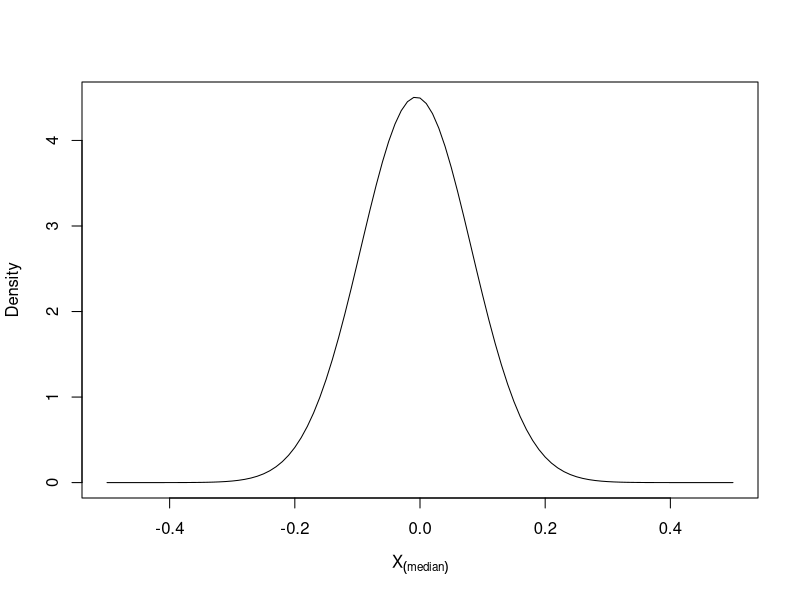
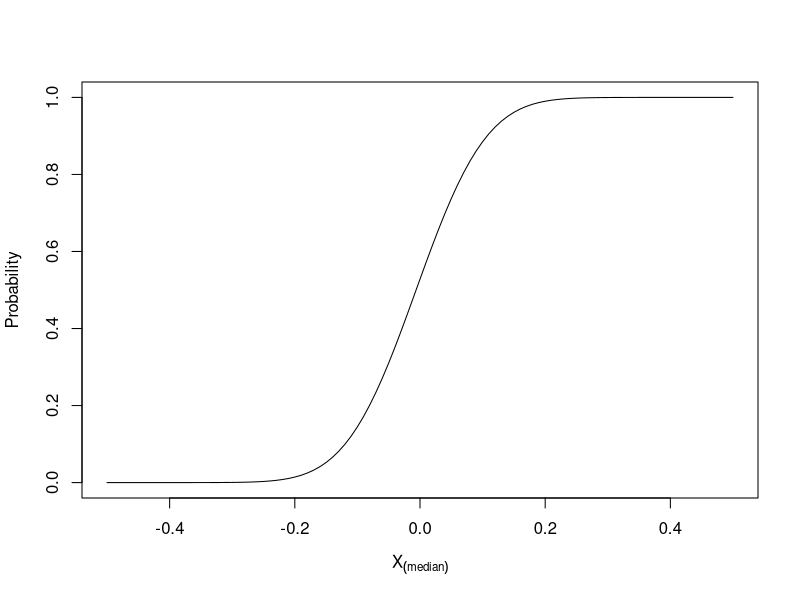
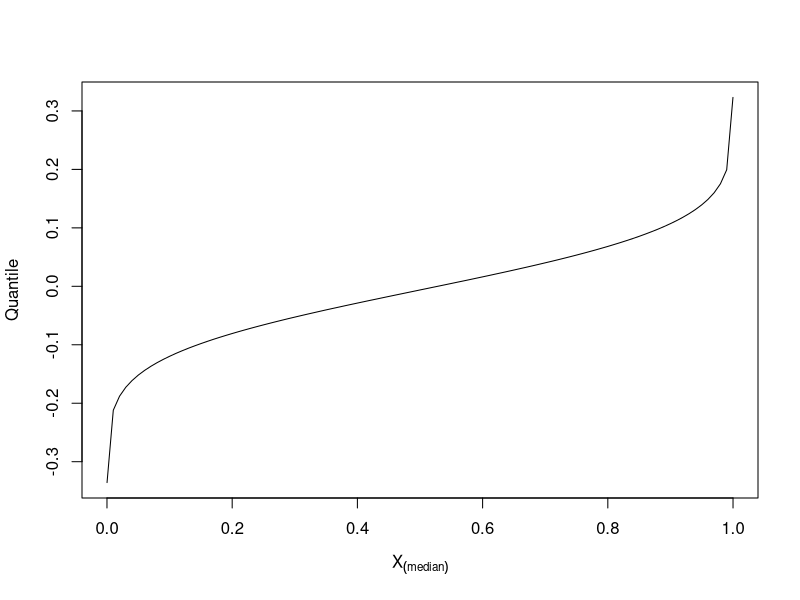
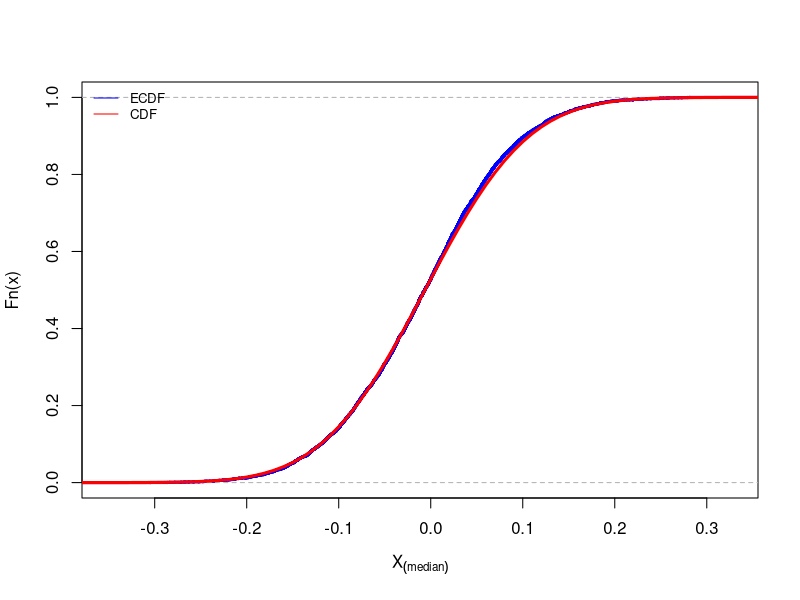
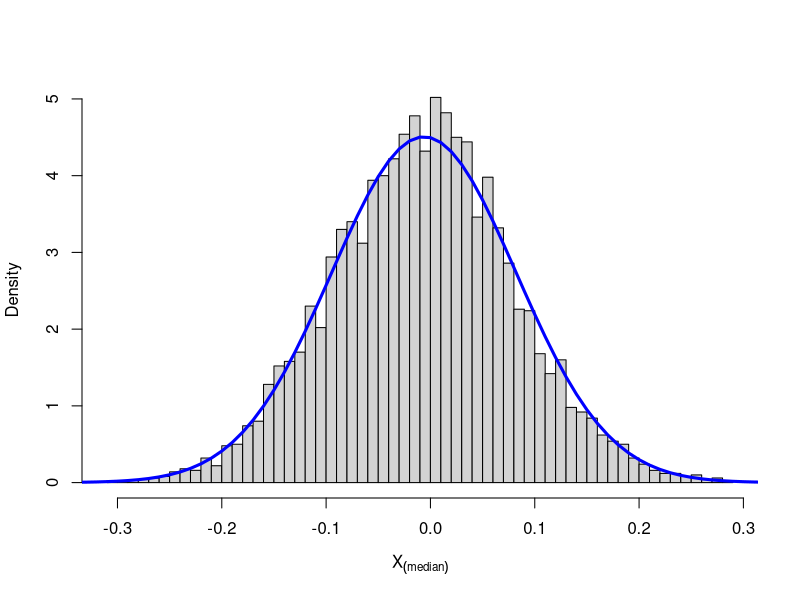
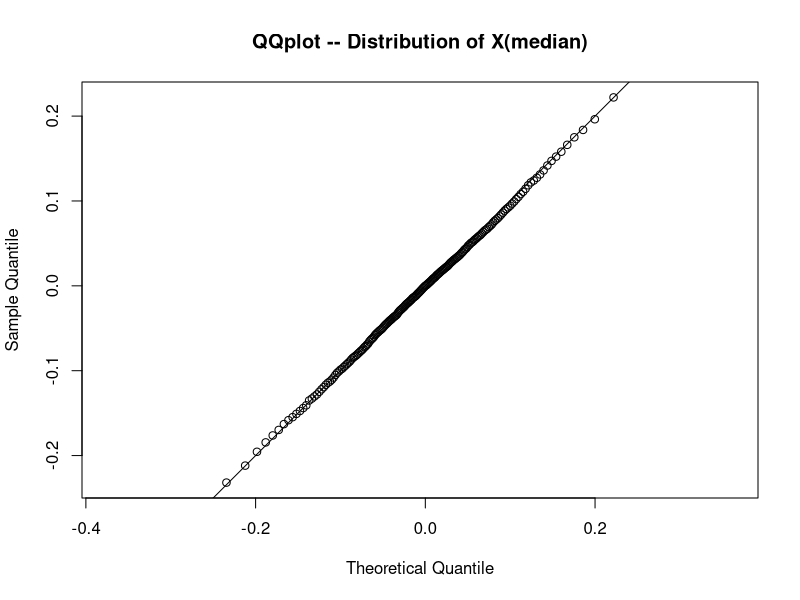
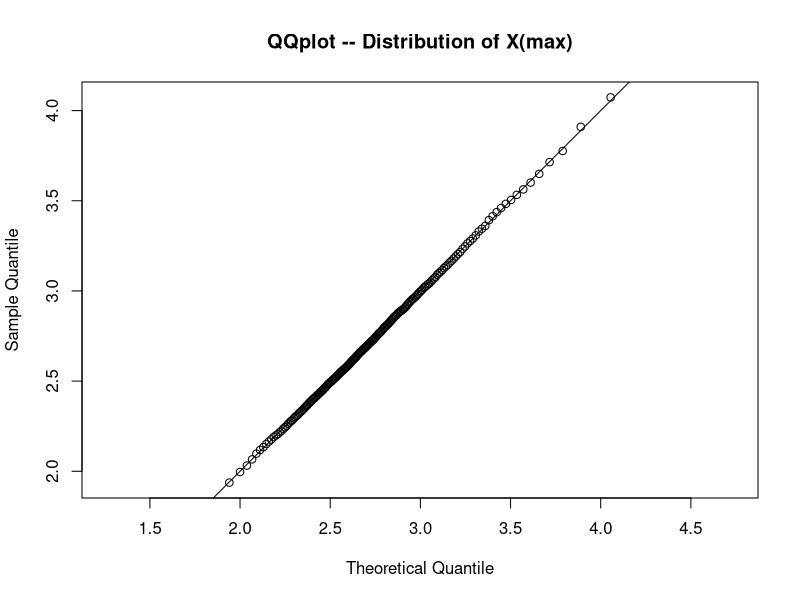
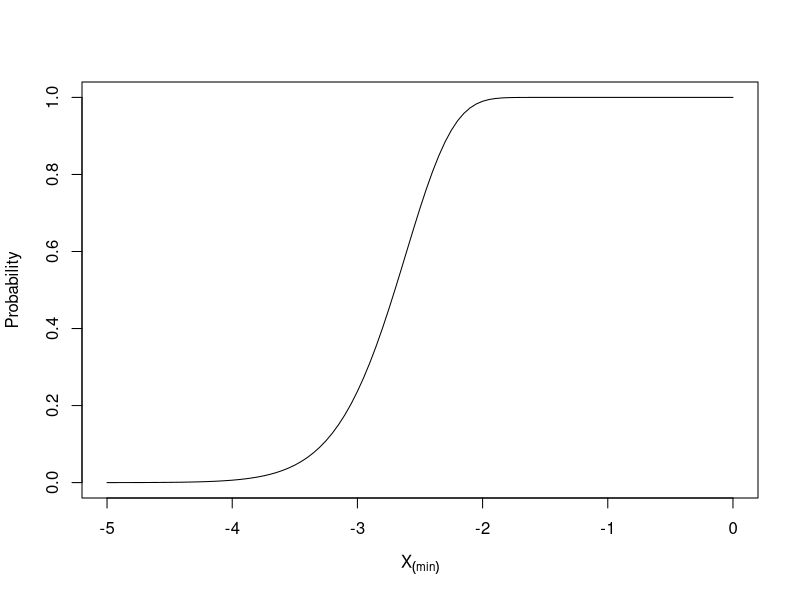

These charts were generated, in order, by the following R code:
## ---- chunk 1
knitr::opts_chunk$set(echo = TRUE)
## ---- chunk 2
library(tidyverse)
library(rlang)
## ---- chunk 3
dorder <- function(x){
  100*
  choose(200,100)*
  (pnorm(x))^(100-1)*
  (1-pnorm(x))^(200-100)*
  dnorm(x)
}
curve(dorder(x), -0.5, 0.5, xlab=parse(text="X[(median)]"), ylab = "Density")
## ---- chunk 4
porder <- function(x){
  pbinom(100-1, 200, pnorm(x), lower.tail = FALSE)
}
curve(porder(x), -0.5, 0.5, xlab = parse(text="X[(median)]"), ylab = "Probability")
## ---- chunk 5
#curve(porder, -0.5, 0.5)
#abline(h=0.5)
#tmp <- function(x,p){porder(x)-p}
#curve(tmp(x, 0.5), -0.5, 0.5)
#abline(h=0)
#uniroot(tmp,c(-0.5,0.5),p=0.5)

qorder <- function(p){
  tmp <- function(x, p){porder(x)-p}
  out <- p*0
  for (i in seq_along(p)){
    out[i] <- uniroot(tmp,c(-0.5,0.5),p=p[i])$root
  }
  out
}
#qorder(.5)
curve(qorder(x), 0.0001, 0.9999, xlab = parse(text="X[(median)]"), ylab = "Quantile")
## ---- chunk 6
M <- 5000
N <- 200
m <- array(rnorm(M*N), c(M, N))
hun <- m %>% apply(1, function(x){sort(x)[100]})
ecdf <- ecdf(hun)
plot(ecdf, verticals = TRUE, do.points = FALSE, lwd = 3, main="", col="blue", xlab = parse(text="X[(median)]"))
curve(porder(x), -0.5, 0.5, add = TRUE, col = "red", lwd = 3)
legend("topleft", c("ECDF","CDF"), col = c("blue","red"), lty=c(1,1), bty = "n", cex=.8)
## ---- chunk 7
hist(hun, breaks = 50, freq = FALSE, main = "", xlab = parse(text="X[(median)]"))
curve(dorder(x), -0.5, 0.5, lwd = 3, add = TRUE, col = "blue")
## ---- chunk 8
x <- qorder((1:199)/200)
y <- quantile(hun, probs = (1:199)/200)
qqplot(x, y, asp = 1, xlab = "Theoretical Quantile", ylab = "Sample Quantile", main = "QQplot -- Distribution of X(median)")
abline(0,1)
## ---- chunk 9
#dorder
dorder <- function(x, k){
  k*
  choose(200,k)*
  (pnorm(x))^(k-1)*
  (1-pnorm(x))^(200-k)*
  dnorm(x)
}

#porder
porder <- function(x, k){
  pbinom(k-1, 200, pnorm(x), lower.tail = FALSE)
}

#qorder
qorder <- function(p, k){
  tmp <- function(x, p){porder(x, k)-p}
  out <- p*0
  for (i in seq_along(p)){
    out[i] <- uniroot(tmp,c(-5, 10),p=p[i])$root
  }
  out
}
#dorder(1, 200)
#porder(1, 200)
#qorder(1, 200)
## ---- chunk 10
#curve(porder(x, 200), -5, 10)
#abline(h=1)
#tmp <- function(x,p){porder(x, 200)-p}
#curve(tmp(x, 1), -5, 10)
#abline(h=0)
#uniroot(tmp,c(-5,10),p=1)
M <- 5000
N <- 200
m <- array(rnorm(M*N), c(M, N))
max <- m %>% apply(1, function(x){sort(x)[200]})

q_candidate <- function(p){
  tmp <- function(x, p){porder(x, 200)-p}
  out <- p*0
  for (i in seq_along(p)){
    out[i] <- uniroot(tmp,c(-5, 10),p=p[i])$root
  }
  out
}

x <- q_candidate((1:199)/200)
y <- quantile(max, probs = (1:199)/200)
qqplot(x, y, asp = 1, xlab = "Theoretical Quantile", ylab = "Sample Quantile", main = "QQplot -- Distribution of X(max)")
abline(0,1)
## ---- chunk 11
#dorder
dorder <- function(x, k, n, dist, ...){
  pf <- eval(parse(text=paste0("p", dist)))
  df <- eval(parse(text=paste0("d", dist)))
  k*
    choose(n,k)*
    (pf(x, ...))^(k-1)*
    (1-pf(x,...))^(n-k)*
    df(x,...)
}

#porder
porder <- function(x, k, n, dist, ...){
  pf <- eval(parse(text=paste0("p", dist)))
  pbinom(k-1, n, pf(x, ...), lower.tail = FALSE)
}

#qorder
qorder <- function(p, k, n, dist, ...){
  tmp <- function(x, p){porder(x, k, n, dist, ...)-p}
  out <- p*0
  for (i in seq_along(p)){
    out[i] <- uniroot(tmp,c(-100, 100),p=p[i])$root
  }
  out
}
#dorder(1, 200, 200, "norm")
#porder(1, 200, 200, "norm")
#qorder(1, 200, 200, "norm")
## ---- chunk 12
curve(porder(x, 1, 200, "norm"), -5, 0, xlab = parse(text="X[(min)]"), ylab = "Probability")

curve(dorder(x, 1, 200, "norm"), -5, 0, xlab = parse(text="X[(min)]"), ylab = "Density")
